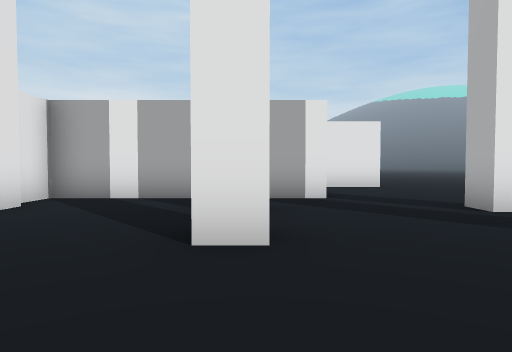
view 1 (above)

24 first-person views from a walk through a Unity game level. The camera is 1.3 m above the floor, tilts 2° down and sees 75° across. The floor is counted in squares, 2 m on a side. Each view is taken from the middle of a square. On the plan, view 1 faces up. The plan holds only what a view shows up to about 10 squares ahead; the rest is blank. The place goes on beyond the plan. The player is left out.

view 2
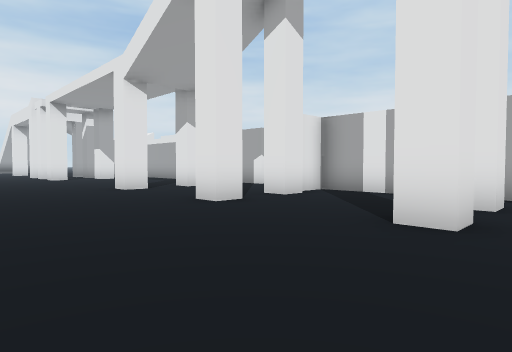

view 3
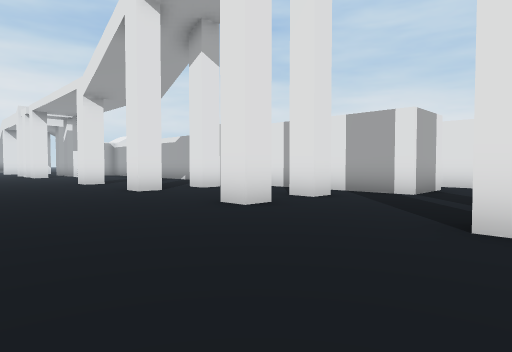

view 4
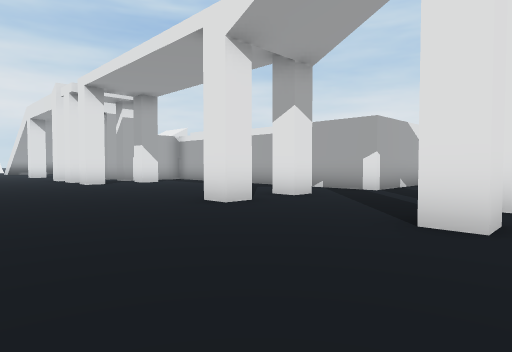

view 5
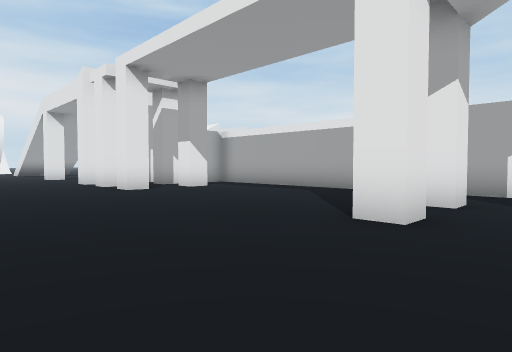

view 6
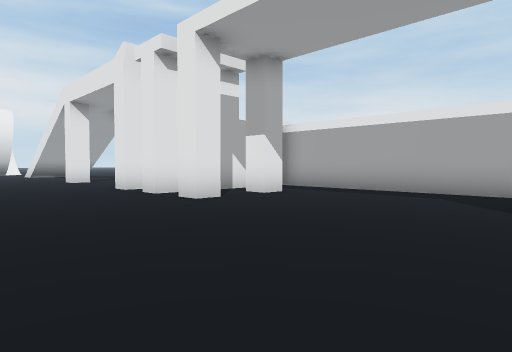

view 7
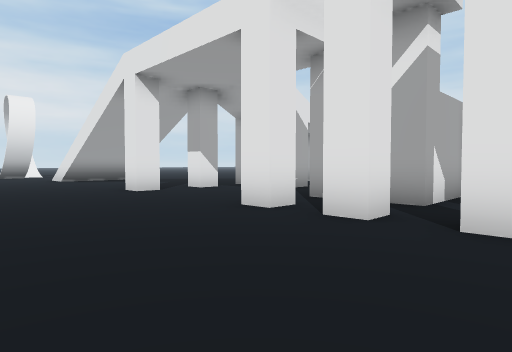

view 8
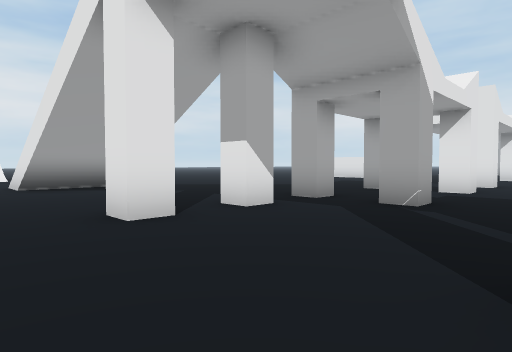

view 9
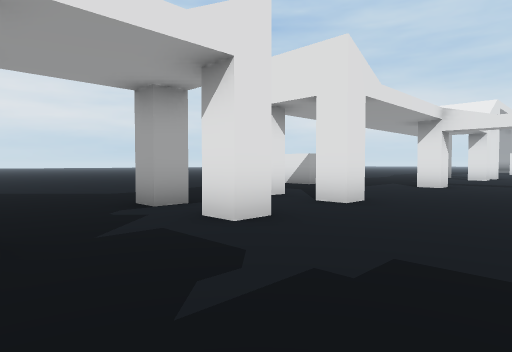

view 10
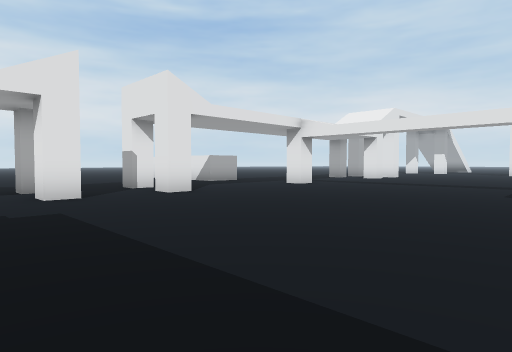

view 11
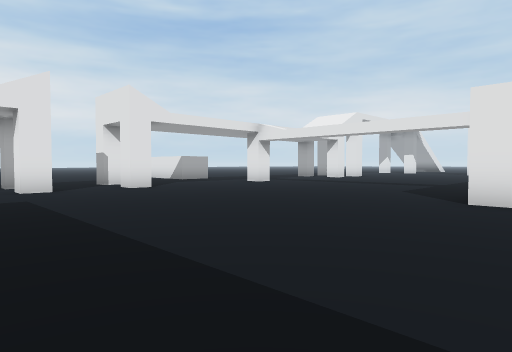

view 12
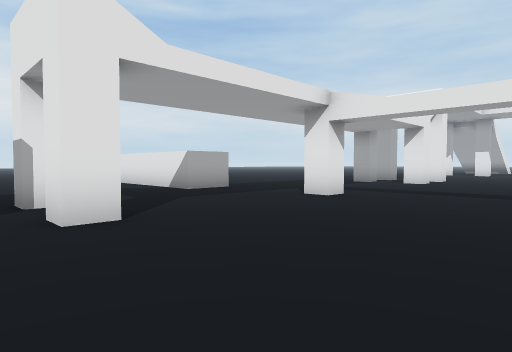

view 13
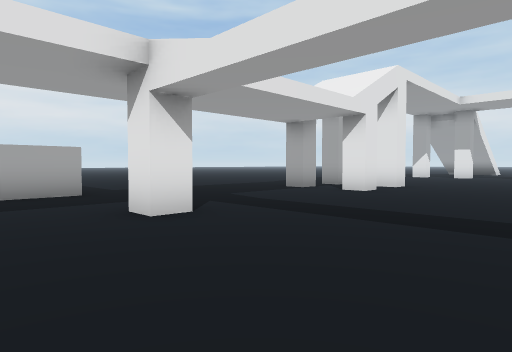

view 14
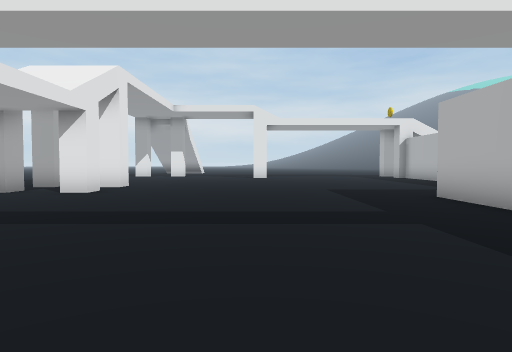

view 15
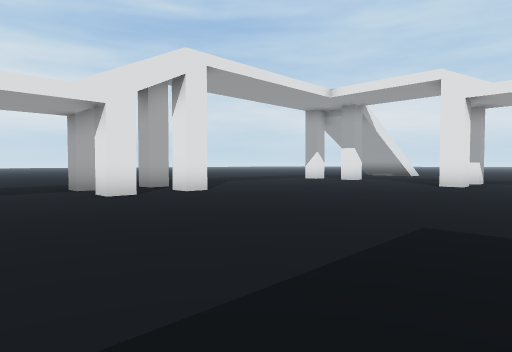

view 16
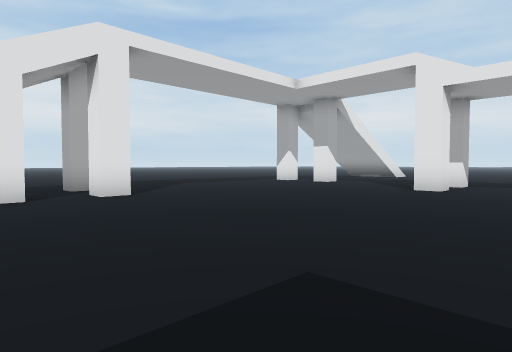

view 17
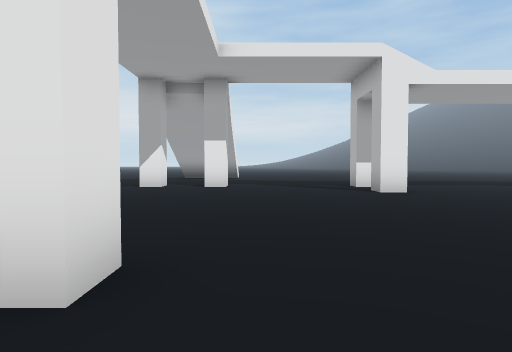

view 18
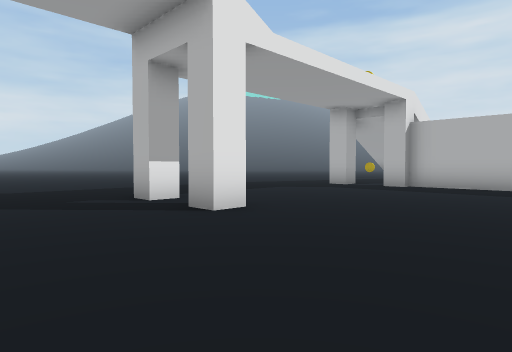

view 19
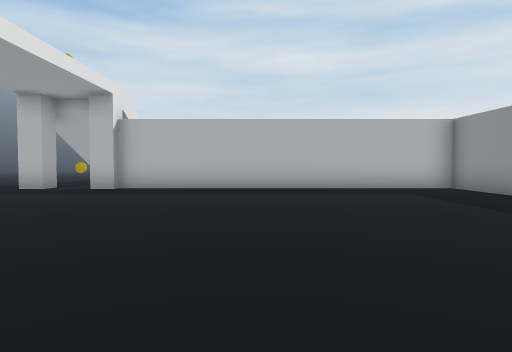

view 20
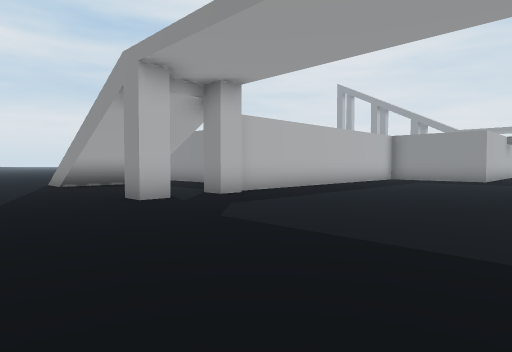

view 21
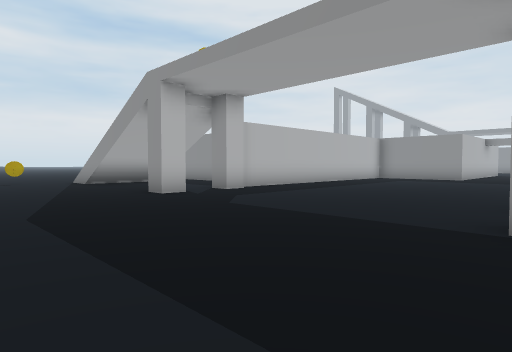

view 22
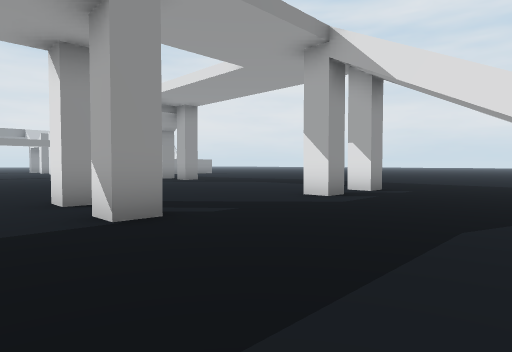

view 23
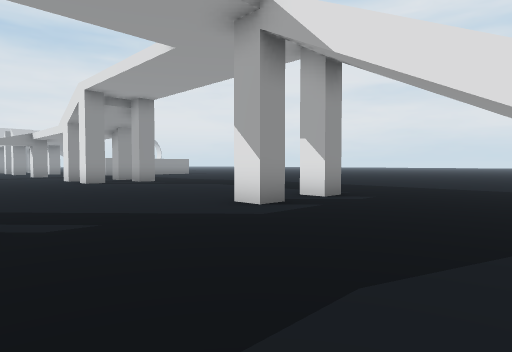

view 24
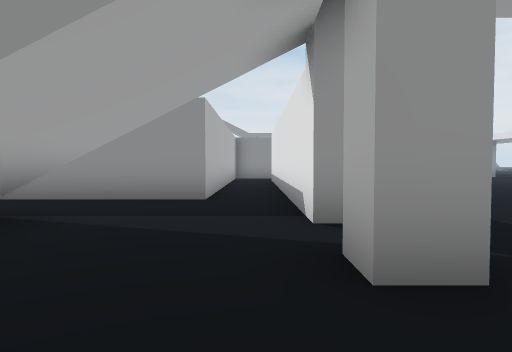

### Floor plan
Points are (right, up) in squares from view 1. A wall is a line through its corners. A room is listed if a view was taken in it or the views show most of it. See-through windows are left out.
Room 1 (views 1, 2, 3, 4, 5, 6, 7, 8, 9, 10, 11, 12, 13, 14, 15, 16, 17, 18, 19, 20, 21, 22, 23, 24)
walls: (-12.4, 19.6) (-12.4, 21.8); (-11.8, 14.2) (-12.4, 14.2); (-11.1, 21.7) (-8.9, 21.7) (-8.9, 30.8); (-19.9, 17.8) (-19.9, 17) (-20.5, 17); (-19.9, 12.8) (-19.9, 12) (-20.5, 12); (-19.9, 23.2) (-19.9, 22.6) (-20.5, 22.6); (-7.1, 25.1) (-7.1, 28.9) (-3.4, 28.9); (-19.9, 25.1) (-19.9, 24.5) (-20.5, 24.5); (-21.7, 12.8) (-21.7, 12) (-22.4, 12); (-21.7, 23.2) (-21.7, 22.6) (-22.4, 22.6); (-19.9, 10.2) (-19.9, 9.5) (-20.5, 9.5); (-23.5, 17.4) (-23.5, 16) (-24.5, 16); (-21.7, 25.1) (-21.7, 24.5) (-22.4, 24.5); (-6.7, 8.5) (-6.7, 7) (-15.1, 7); (-21.7, 10.2) (-21.7, 9.5) (-22.4, 9.5); (-15.8, 6.6) (-15.8, 4.5) (-16.4, 4.5); (-14.2, 5.2) (-14.2, 4.5) (-14.9, 4.5); (-19.9, 7.1) (-19.9, 6.4) (-20.5, 6.4); (-15.5, 30.7) (-16.1, 30.7) (-16.1, 31.4) (-15.5, 31.4) (-15.5, 30.7); (-9.3, 30.6) (-9.3, 31.4) (-8.6, 31.4) (-8.6, 25); (-21.7, 7.1) (-21.7, 6.4) (-22.4, 6.4); (-7.4, 5.2) (-7.4, 4.5) (-8, 4.5); (-15.5, 32.6) (-16.1, 32.6) (-16.1, 33.2) (-15.5, 33.2) (-15.5, 32.6); (-14.2, 3.2) (-14.2, 2.7) (-14.9, 2.7); (-9.3, 32.6) (-9.3, 33.2) (-8.6, 33.2) (-8.6, 32.6) (-9.3, 32.6); (-15.8, 3.2) (-15.8, 2.7) (-16.5, 2.7); (-17.4, 3.4) (-17.4, 2.7) (-18, 2.7); (-21.7, 5.2) (-21.7, 4.5) (-22.4, 4.5); (-7.4, 3.4) (-7.4, 2.7) (-8.1, 2.7); (-3.6, 5.2) (-3.6, 4.5) (-4.4, 4.5); (-20.5, 33.2) (-19.9, 33.2) (-19.9, 32.6) (-20.5, 32.6); (-21.7, 3.4) (-21.7, 2.7) (-22.4, 2.7); (1.4, 8.4) (1.4, 6.4) (-3.9, 6.4) (-3.9, 5.5); (-3.6, 3.4) (-3.6, 2.7) (-4.4, 2.7); (-22.4, 33.2) (-21.7, 33.2) (-21.7, 32.6) (-22.4, 32.6); (0.1, 5.2) (0.1, 4.5) (-0.5, 4.5); (3.6, 9.5) (1, 9.5); (0.1, 3.4) (0.1, 2.7) (-0.6, 2.7); (3.2, 4.5) (3.2, 5.2); (3.6, 2.7) (3.1, 2.7)
ways out: gap at (-15, 3); gap at (-15, 5)

Where each view was taken, in squares from view 1:
view 1: 0 up, 0 right, facing up
view 2: 1 down, 1 right, facing up-left
view 3: 1 down, 4 right, facing up-left
view 4: 1 down, 3 left, facing up-left
view 5: 1 down, 6 left, facing up-left
view 6: 1 down, 9 left, facing up-left
view 7: 1 down, 14 left, facing up-left
view 8: 1 up, 18 left, facing up-left
view 9: 7 up, 17 left, facing up-left
view 10: 8 up, 13 left, facing up-left
view 11: 8 up, 11 left, facing up-left
view 12: 11 up, 16 left, facing up-left
view 13: 15 up, 16 left, facing up-left
view 14: 15 up, 16 left, facing up
view 15: 20 up, 13 left, facing up-left
view 16: 22 up, 13 left, facing up-left
view 17: 23 up, 19 left, facing up
view 18: 27 up, 19 left, facing up-right
view 19: 27 up, 18 left, facing right
view 20: 36 up, 15 left, facing down-right
view 21: 37 up, 16 left, facing down-right
view 22: 37 up, 14 left, facing down-left
view 23: 37 up, 16 left, facing down-left
view 24: 35 up, 8 left, facing down
